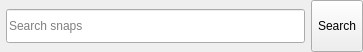
<?xml version="1.0" encoding="UTF-8"?>
<ui version="4.0">
 <class>searchWidget</class>
 <widget class="QWidget" name="searchWidget">
  <property name="geometry">
   <rect>
    <x>0</x>
    <y>0</y>
    <width>363</width>
    <height>52</height>
   </rect>
  </property>
  <property name="windowTitle">
   <string>Form</string>
  </property>
  <layout class="QHBoxLayout" name="horizontalLayout">
   <property name="leftMargin">
    <number>0</number>
   </property>
   <property name="topMargin">
    <number>0</number>
   </property>
   <property name="rightMargin">
    <number>0</number>
   </property>
   <property name="bottomMargin">
    <number>0</number>
   </property>
   <item>
    <layout class="QVBoxLayout" name="verticalLayout">
     <property name="leftMargin">
      <number>6</number>
     </property>
     <property name="topMargin">
      <number>9</number>
     </property>
     <property name="bottomMargin">
      <number>9</number>
     </property>
     <item>
      <widget class="QLineEdit" name="queryEdit">
       <property name="sizePolicy">
        <sizepolicy hsizetype="Expanding" vsizetype="Expanding">
         <horstretch>0</horstretch>
         <verstretch>0</verstretch>
        </sizepolicy>
       </property>
       <property name="placeholderText">
        <string>Search snaps</string>
       </property>
       <property name="clearButtonEnabled">
        <bool>true</bool>
       </property>
      </widget>
     </item>
    </layout>
   </item>
   <item>
    <widget class="QToolButton" name="search">
     <property name="sizePolicy">
      <sizepolicy hsizetype="Minimum" vsizetype="Expanding">
       <horstretch>0</horstretch>
       <verstretch>0</verstretch>
      </sizepolicy>
     </property>
     <property name="toolTip">
      <string>Click to search</string>
     </property>
     <property name="styleSheet">
      <string notr="true"/>
     </property>
     <property name="text">
      <string>Search</string>
     </property>
     <property name="icon">
      <iconset resource="icons.qrc">
       <normaloff>:/icons/search-2-line.png</normaloff>:/icons/search-2-line.png</iconset>
     </property>
     <property name="iconSize">
      <size>
       <width>24</width>
       <height>24</height>
      </size>
     </property>
     <property name="toolButtonStyle">
      <enum>Qt::ToolButtonTextUnderIcon</enum>
     </property>
    </widget>
   </item>
  </layout>
 </widget>
 <resources>
  <include location="icons.qrc"/>
 </resources>
 <connections/>
</ui>
